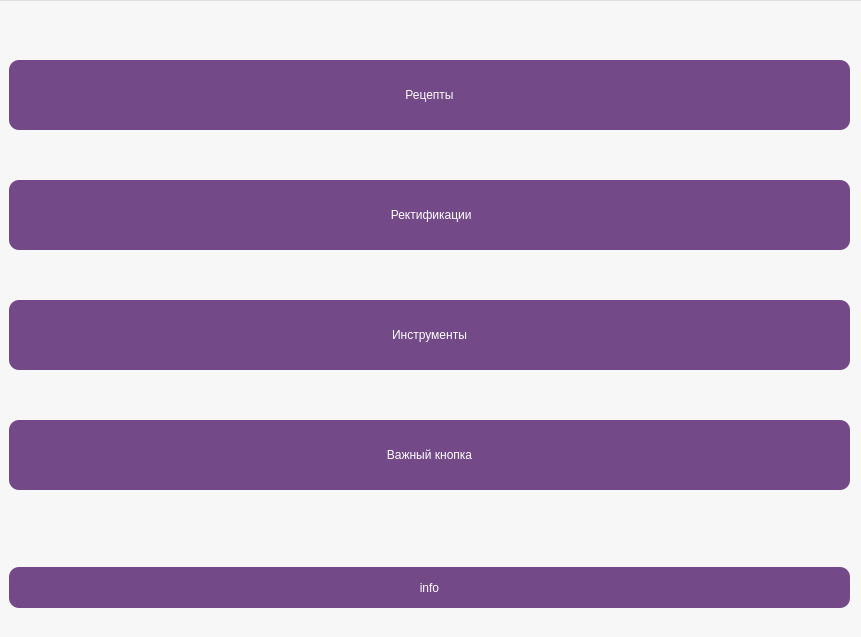
<?xml version="1.0" encoding="UTF-8"?>
<ui version="4.0">
 <class>MainWindow</class>
 <widget class="QMainWindow" name="MainWindow">
  <property name="geometry">
   <rect>
    <x>0</x>
    <y>0</y>
    <width>861</width>
    <height>637</height>
   </rect>
  </property>
  <property name="minimumSize">
   <size>
    <width>0</width>
    <height>70</height>
   </size>
  </property>
  <property name="windowTitle">
   <string>Справочник домашней ректификации</string>
  </property>
  <widget class="QWidget" name="centralwidget">
   <widget class="QFrame" name="frame">
    <property name="geometry">
     <rect>
      <x>-1</x>
      <y>0</y>
      <width>871</width>
      <height>700</height>
     </rect>
    </property>
    <property name="styleSheet">
     <string notr="true">background-color: rgba(255, 255, 255, 120);</string>
    </property>
    <property name="frameShape">
     <enum>QFrame::StyledPanel</enum>
    </property>
    <property name="frameShadow">
     <enum>QFrame::Raised</enum>
    </property>
    <widget class="QPushButton" name="pushButton">
     <property name="geometry">
      <rect>
       <x>10</x>
       <y>60</y>
       <width>841</width>
       <height>70</height>
      </rect>
     </property>
     <property name="minimumSize">
      <size>
       <width>0</width>
       <height>70</height>
      </size>
     </property>
     <property name="styleSheet">
      <string notr="true">background-color: rgba(59, 0, 89, 180);
color: rgb(255, 255, 255);
border-style: outset;
border-widht:2px;
border-radius:10px;
border-color:black;
font: 75 11pt &quot;MS Shell Dlg 2&quot;;</string>
     </property>
     <property name="text">
      <string>Рецепты</string>
     </property>
    </widget>
    <widget class="QPushButton" name="pushButton_4">
     <property name="geometry">
      <rect>
       <x>10</x>
       <y>180</y>
       <width>841</width>
       <height>70</height>
      </rect>
     </property>
     <property name="minimumSize">
      <size>
       <width>0</width>
       <height>70</height>
      </size>
     </property>
     <property name="styleSheet">
      <string notr="true">background-color: rgba(59, 0, 89, 180);
color: rgb(255, 255, 255);
border-style: outset;
border-widht:2px;
border-radius:10px;
border-color:black;
font: 75 11pt &quot;MS Shell Dlg 2&quot;;</string>
     </property>
     <property name="text">
      <string> Ректификации</string>
     </property>
    </widget>
    <widget class="QPushButton" name="pushButton_3">
     <property name="geometry">
      <rect>
       <x>10</x>
       <y>300</y>
       <width>841</width>
       <height>70</height>
      </rect>
     </property>
     <property name="minimumSize">
      <size>
       <width>0</width>
       <height>70</height>
      </size>
     </property>
     <property name="styleSheet">
      <string notr="true">background-color: rgba(59, 0, 89, 180);
color: rgb(255, 255, 255);
border-style: outset;
border-widht:2px;
border-radius:10px;
border-color:black;
font: 75 11pt &quot;MS Shell Dlg 2&quot;;</string>
     </property>
     <property name="text">
      <string>Инструменты</string>
     </property>
    </widget>
    <widget class="QPushButton" name="pushButton_2">
     <property name="geometry">
      <rect>
       <x>10</x>
       <y>420</y>
       <width>841</width>
       <height>70</height>
      </rect>
     </property>
     <property name="minimumSize">
      <size>
       <width>0</width>
       <height>70</height>
      </size>
     </property>
     <property name="styleSheet">
      <string notr="true">background-color: rgba(59, 0, 89, 180);
color: rgb(255, 255, 255);
border-style: outset;
border-widht:2px;
border-radius:10px;
border-color:black;
font: 75 11pt &quot;MS Shell Dlg 2&quot;;</string>
     </property>
     <property name="text">
      <string>Важный кнопка</string>
     </property>
    </widget>
    <widget class="QPushButton" name="pushButton_5">
     <property name="geometry">
      <rect>
       <x>10</x>
       <y>567</y>
       <width>841</width>
       <height>41</height>
      </rect>
     </property>
     <property name="styleSheet">
      <string notr="true">background-color: rgba(59, 0, 89, 180);
color: rgb(255, 255, 255);
border-style: outset;
border-widht:2px;
border-radius:10px;
border-color:black;
font: 75 11pt &quot;MS Shell Dlg 2&quot;;</string>
     </property>
     <property name="text">
      <string>info</string>
     </property>
    </widget>
   </widget>
  </widget>
 </widget>
 <resources/>
 <connections/>
</ui>
